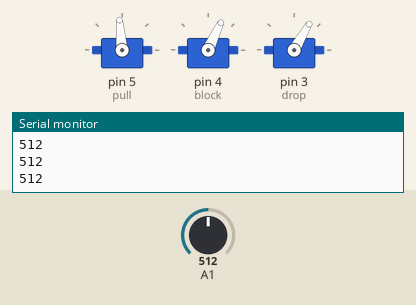
This sketch was run on a simulated Arduino Uno, built with avr-gcc and run on an emulated ATmega328P. Shown: 3 × servo, the last lines printed to the serial monitor. Inputs (shaded band) come from the test bench; at power-on: A1 = 512.

Above: at 1.2 s.
1.3 s: A1 set to 986
2.8 s: A1 set to 1013
At 3.3 s:
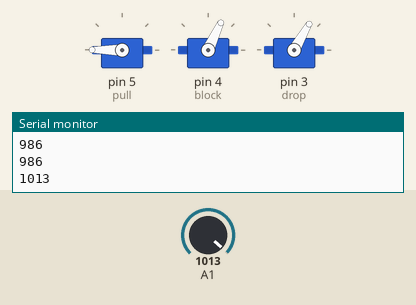
8.8 s: A1 set to 990
At 10.7 s:
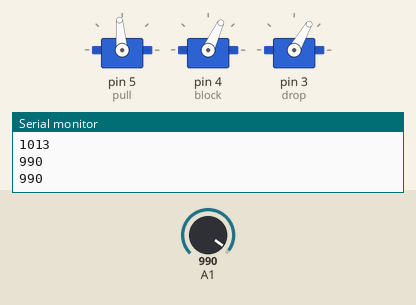
11.0 s: A1 set to 1010
At 13.6 s:
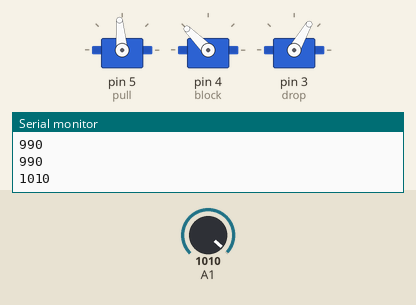
Timing chart, 0 to 15.0 s (numbered marks = the images above; inputs shaded):
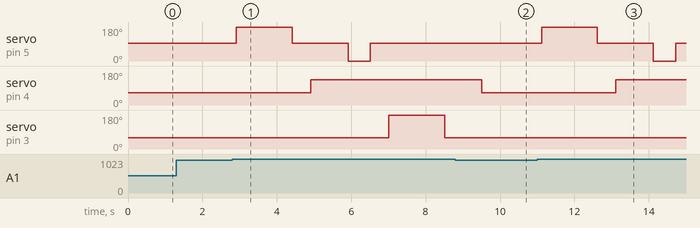

Measured:
- the behaviour switches between 1000 and 1001 on A1 (found by bisection; images 0 and 1)
- after the input at 2.8 s, servo on pin 5 (pull): 95° → 180° after 0.11 s, → 95° 1.5 s later, → 0° 1.5 s later, → 95° 0.60 s later; servo on pin 4 (block): 65° → 135° after 2.1 s; servo on pin 3 (drop): 60° → 180° after 4.2 s, → 60° 1.5 s later
- after the input at 8.8 s, servo on pin 5 (pull): stays 95° (without the input it goes to 180° after 1.8 s)
- after the input at 11.0 s, servo on pin 5 (pull): 95° → 180° after 0.12 s, → 95° 1.5 s later, → 0° 1.5 s later, → 95° 0.60 s later; servo on pin 4 (block): 65° → 135° after 2.1 s

The sketch:

Servo_Pull.ino
```cpp
  /*
   * Automatic food delivery + OSC sensor controled
   */
  int flash ;

  #include <Servo.h>


  Servo pull; // create servo to pull string
  Servo block; // create servo to block tosser
  Servo drop; // create servo to drop treats

  void setup() {
    Serial.begin(9600);   //initiate serial communication
    pull.attach(5);       //attaches the pulling servo
    block.attach(4);       //attaches the blocking servo
    drop.attach(3);         //attaches the dropping servo
    }


  void loop() {
    //orginical position
    pull.write(95);                //stops the pulling servo
    block.write(65);               //blocking servo
    drop.write(60);               //dropping servo

    flash = analogRead(A1);
    Serial.println(flash) ;
    delay(100);

    //photoresistor to trigger the throw
    if (flash > 1000) {

    pull.write(180);                // starts pulling spoon
    delay(1500);
    pull.write(95);                // stops pulling
    delay(500);

    //Starting positions
    block.write(135);             //blocking the spoon
    delay(1000);

    pull.write(0);                // starts releasing spoon string
    delay(600);
    pull.write(95);                // stops pulling
    delay(500);

    //dispensing the food
    drop.write(180);
    delay(1500);
    drop.write(60);
    delay(1000);

    //release the trigger
    block.write(65);      //block in origin position
    delay(1000);
      }


    //osc message to stop pulling


    }
```
